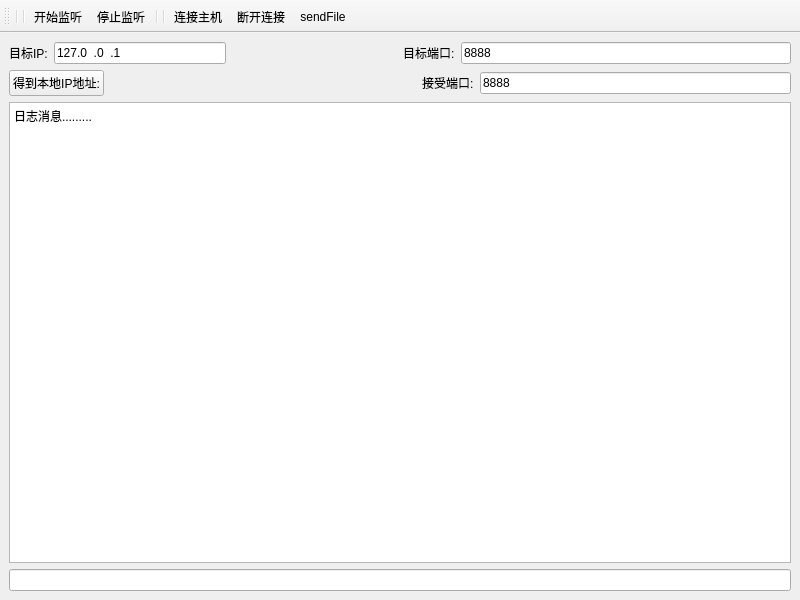
<?xml version="1.0" encoding="UTF-8"?>
<ui version="4.0">
 <class>MainWindow</class>
 <widget class="QMainWindow" name="MainWindow">
  <property name="geometry">
   <rect>
    <x>0</x>
    <y>0</y>
    <width>800</width>
    <height>600</height>
   </rect>
  </property>
  <property name="windowTitle">
   <string>MainWindow</string>
  </property>
  <widget class="QWidget" name="centralwidget">
   <layout class="QHBoxLayout" name="horizontalLayout_6">
    <item>
     <layout class="QVBoxLayout" name="verticalLayout_2">
      <item>
       <layout class="QVBoxLayout" name="verticalLayout">
        <item>
         <layout class="QHBoxLayout" name="horizontalLayout_4">
          <item>
           <layout class="QHBoxLayout" name="horizontalLayout">
            <item>
             <widget class="QLabel" name="label">
              <property name="text">
               <string>目标IP:</string>
              </property>
             </widget>
            </item>
            <item>
             <widget class="QLineEdit" name="leDstIp">
              <property name="inputMask">
               <string>000.000.000.000</string>
              </property>
              <property name="text">
               <string>127.0.0.1</string>
              </property>
             </widget>
            </item>
            <item>
             <spacer name="horizontalSpacer_2">
              <property name="orientation">
               <enum>Qt::Orientation::Horizontal</enum>
              </property>
              <property name="sizeHint" stdset="0">
               <size>
                <width>40</width>
                <height>20</height>
               </size>
              </property>
             </spacer>
            </item>
           </layout>
          </item>
          <item>
           <layout class="QHBoxLayout" name="horizontalLayout_2">
            <item>
             <widget class="QLabel" name="label_2">
              <property name="text">
               <string>目标端口:</string>
              </property>
             </widget>
            </item>
            <item>
             <widget class="QLineEdit" name="leDstPort">
              <property name="text">
               <string>8888</string>
              </property>
             </widget>
            </item>
           </layout>
          </item>
         </layout>
        </item>
        <item>
         <layout class="QHBoxLayout" name="horizontalLayout_5">
          <item>
           <widget class="QPushButton" name="btnGetIp">
            <property name="text">
             <string>得到本地IP地址:</string>
            </property>
           </widget>
          </item>
          <item>
           <layout class="QHBoxLayout" name="horizontalLayout_3">
            <item>
             <spacer name="horizontalSpacer">
              <property name="orientation">
               <enum>Qt::Orientation::Horizontal</enum>
              </property>
              <property name="sizeHint" stdset="0">
               <size>
                <width>34</width>
                <height>20</height>
               </size>
              </property>
             </spacer>
            </item>
            <item>
             <widget class="QLabel" name="label_3">
              <property name="text">
               <string>接受端口:</string>
              </property>
             </widget>
            </item>
            <item>
             <widget class="QLineEdit" name="leRcvPort">
              <property name="text">
               <string>8888</string>
              </property>
             </widget>
            </item>
           </layout>
          </item>
         </layout>
        </item>
       </layout>
      </item>
      <item>
       <widget class="QPlainTextEdit" name="pteLogs">
        <property name="readOnly">
         <bool>true</bool>
        </property>
        <property name="plainText">
         <string>日志消息.........

</string>
        </property>
       </widget>
      </item>
      <item>
       <widget class="QLineEdit" name="leDebug"/>
      </item>
     </layout>
    </item>
   </layout>
  </widget>
  <widget class="QToolBar" name="toolBar">
   <property name="windowTitle">
    <string>toolBar</string>
   </property>
   <attribute name="toolBarArea">
    <enum>TopToolBarArea</enum>
   </attribute>
   <attribute name="toolBarBreak">
    <bool>false</bool>
   </attribute>
   <addaction name="separator"/>
   <addaction name="separator"/>
   <addaction name="actListen"/>
   <addaction name="actStopListen"/>
   <addaction name="separator"/>
   <addaction name="separator"/>
   <addaction name="actConnect"/>
   <addaction name="actDisconnect"/>
   <addaction name="actSendFile"/>
  </widget>
  <action name="actListen">
   <property name="icon">
    <iconset theme="QIcon::ThemeIcon::MediaPlaybackStart"/>
   </property>
   <property name="text">
    <string>开始监听</string>
   </property>
   <property name="toolTip">
    <string>开始监听指定端口</string>
   </property>
   <property name="menuRole">
    <enum>QAction::MenuRole::NoRole</enum>
   </property>
  </action>
  <action name="actStopListen">
   <property name="icon">
    <iconset theme="QIcon::ThemeIcon::MediaPlaybackStop"/>
   </property>
   <property name="text">
    <string>停止监听</string>
   </property>
   <property name="toolTip">
    <string>停止监听</string>
   </property>
   <property name="menuRole">
    <enum>QAction::MenuRole::NoRole</enum>
   </property>
  </action>
  <action name="actSendFile">
   <property name="icon">
    <iconset theme="QIcon::ThemeIcon::MailForward"/>
   </property>
   <property name="text">
    <string>sendFile</string>
   </property>
   <property name="menuRole">
    <enum>QAction::MenuRole::NoRole</enum>
   </property>
  </action>
  <action name="actConnect">
   <property name="icon">
    <iconset theme="QIcon::ThemeIcon::CallStart"/>
   </property>
   <property name="text">
    <string>连接主机</string>
   </property>
   <property name="menuRole">
    <enum>QAction::MenuRole::NoRole</enum>
   </property>
  </action>
  <action name="actDisconnect">
   <property name="icon">
    <iconset theme="QIcon::ThemeIcon::WindowClose"/>
   </property>
   <property name="text">
    <string>断开连接</string>
   </property>
   <property name="toolTip">
    <string>断开与主机的连接</string>
   </property>
   <property name="menuRole">
    <enum>QAction::MenuRole::NoRole</enum>
   </property>
  </action>
 </widget>
 <resources/>
 <connections/>
</ui>
